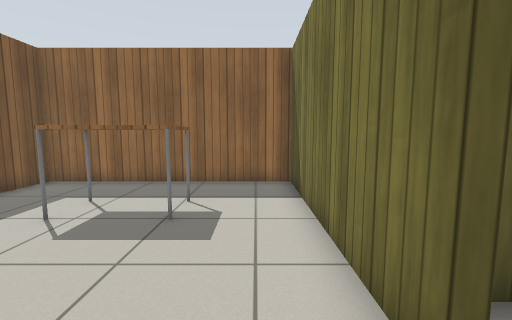
view 1 (above)

18 first-person views from a walk through a Gazebo world. The camera is 0.94 m above the floor, tilts 6° down and sees 90° across. The floor is counted in squares, 0.5 m on a side. Each view is taken from the middle of a square. On the plan, view 1 faces up. The plan holds only what a view shows up to about 15 squares ahead; the rest is blank. The robots in the file are not drawn. Simple patterns stand in for the simulator's built-in surfaces.

view 2
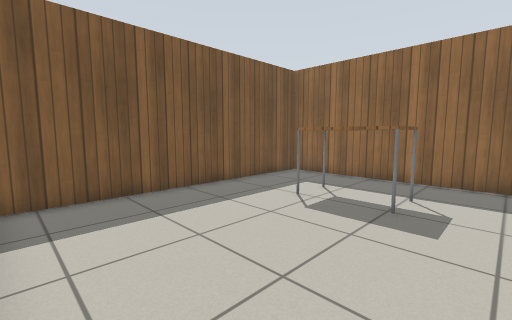

view 3
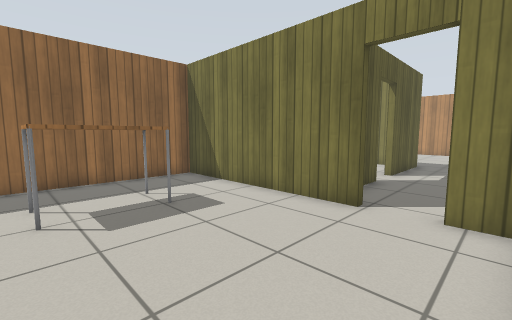

view 4
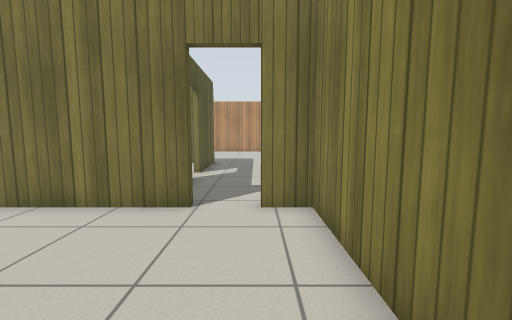

view 5
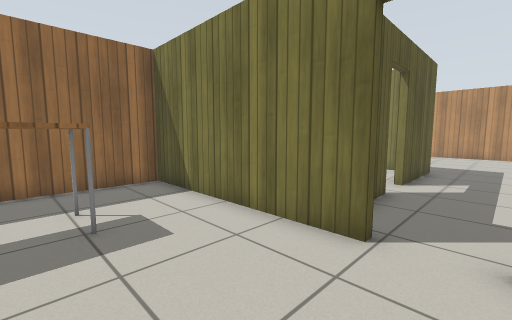

view 6
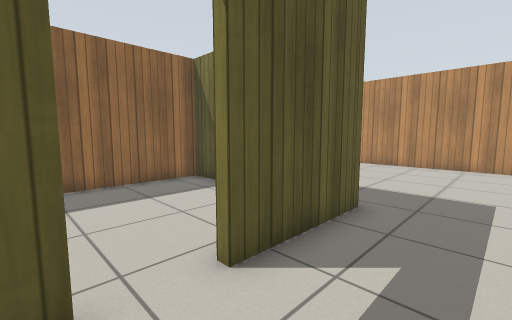

view 7
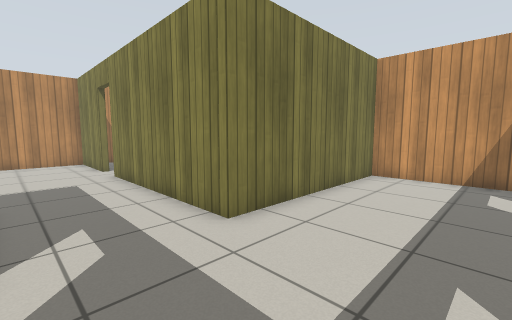

view 8
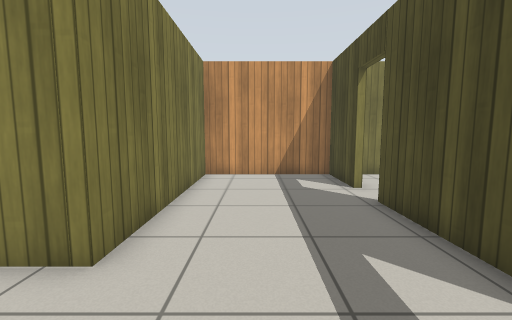

view 9
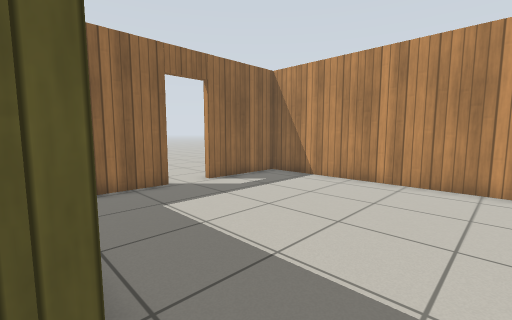

view 10
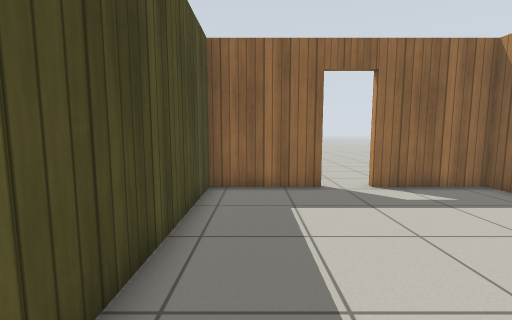

view 11
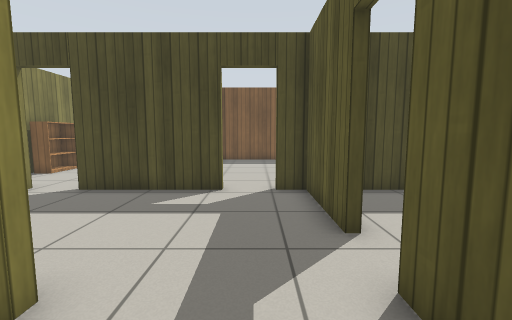

view 12
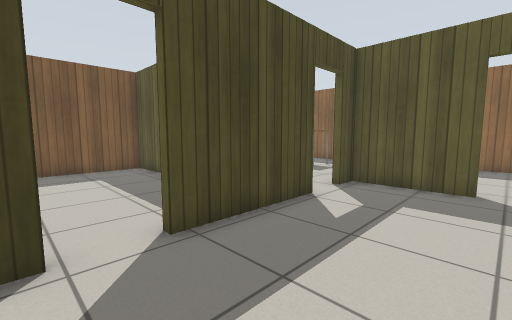

view 13
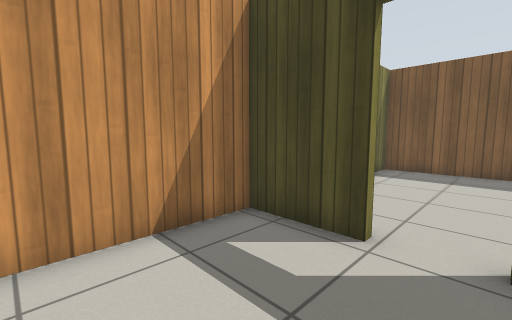

view 14
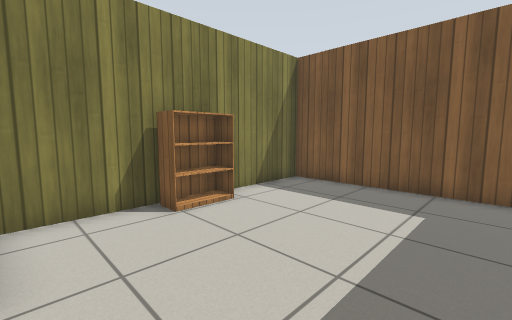

view 15
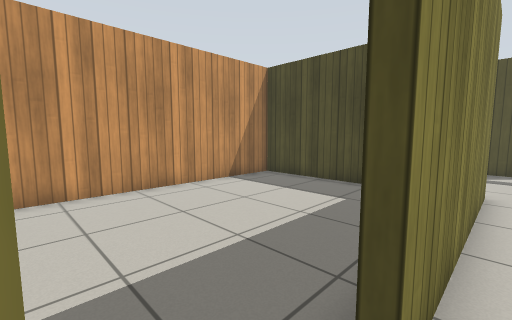

view 16
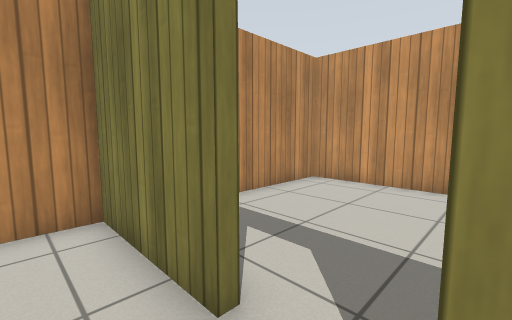

view 17
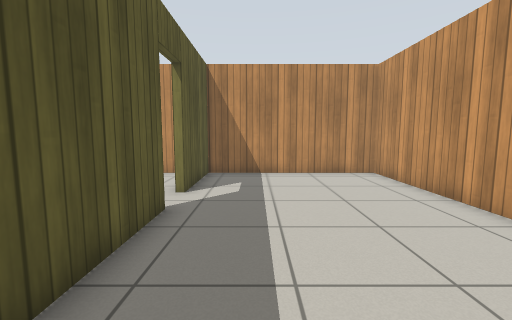

view 18
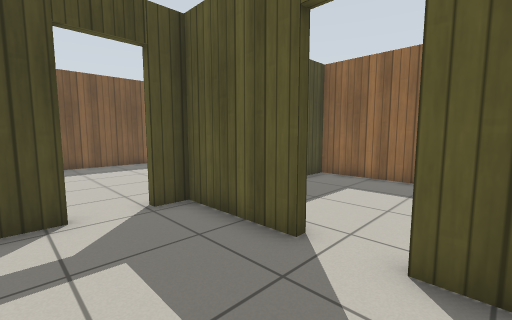

### Floor plan
Points are (right, up) in squares from view 1. A wall is a line through its corners. A room is listed if a view was taken in it or the views show most of it. See-through windows are left out.
Room 1 (views 1, 2, 3, 4, 5)
walls: (1.3, 1.7) (1.3, 9.8) (-8, 9.8) (-8, -1.1); (-3.8, -1.4) (1.3, -1.4) (1.3, -0.1)
ways out: open door at (1.5, 0.5) to room 2
objects: table (-4, 6) to (-2, 7)
Room 2 (views 6, 7, 8, 9, 10, 11, 12, 13, 15, 16, 18)
walls: (17, -1.7) (17, -1.4) (21, -1.4) (21, 9.8) (17, 9.8); (5.4, 2.7) (1.6, 2.7) (1.6, 1.7); (15.4, 9.8) (11.4, 9.8) (11.4, 2.7) (7.1, 2.7); (1.6, -0.1) (1.6, -4.9); (1.6, -6.7) (1.6, -9.6) (7.3, -9.6) (7.3, -1.4) (15.2, -1.4)
ways out: open door at (1.5, 0.5) to room 1; open door at (1.5, -5.5) to room 3; open door at (16.3, -1.7) to room 4; open door at (6.5, 3) to room 5; open door at (16.5, 10)
Room 3 (view 14)
walls: (-5.5, -1.7) (-8, -1.7) (-8, -9.6) (1.1, -9.6)
ways out: open door at (1.5, -5.5) to room 2
objects: bookshelf (-3, -9) to (-2, -9)
Room 4 (view 17)
walls: (15.2, -1.7) (11, -1.7); (7.6, -4.8) (7.6, -9.6) (21, -9.6) (21, -1.7) (17, -1.7)
ways out: open door at (16.3, -1.7) to room 2
Room 5 (no view inside)
walls: (1.6, 6) (1.6, 4.5); (11.1, 8.4) (11.1, 9.8) (1.6, 9.8) (1.6, 8.5); (11.1, 4) (11.1, 4.5)
ways out: open door at (6.5, 3) to room 2

Positions as (right, up) in squares from view 1, and headings:
1: (0, 0), facing up
2: (0, -1), facing up-left
3: (-5, -1), facing up-right
4: (-5, 0), facing right
5: (-3, 0), facing up-right
6: (5, 0), facing up-right
7: (3, 2), facing down-right
8: (5, 2), facing down
9: (11, 1), facing up-right
10: (13, 1), facing up
11: (10, 1), facing left
12: (6, -7), facing up-left
13: (6, -5), facing down-left
14: (1, -3), facing down-left
15: (17, -1), facing down-left
16: (15, 0), facing down-right
17: (9, -4), facing right
18: (8, -1), facing up-left
